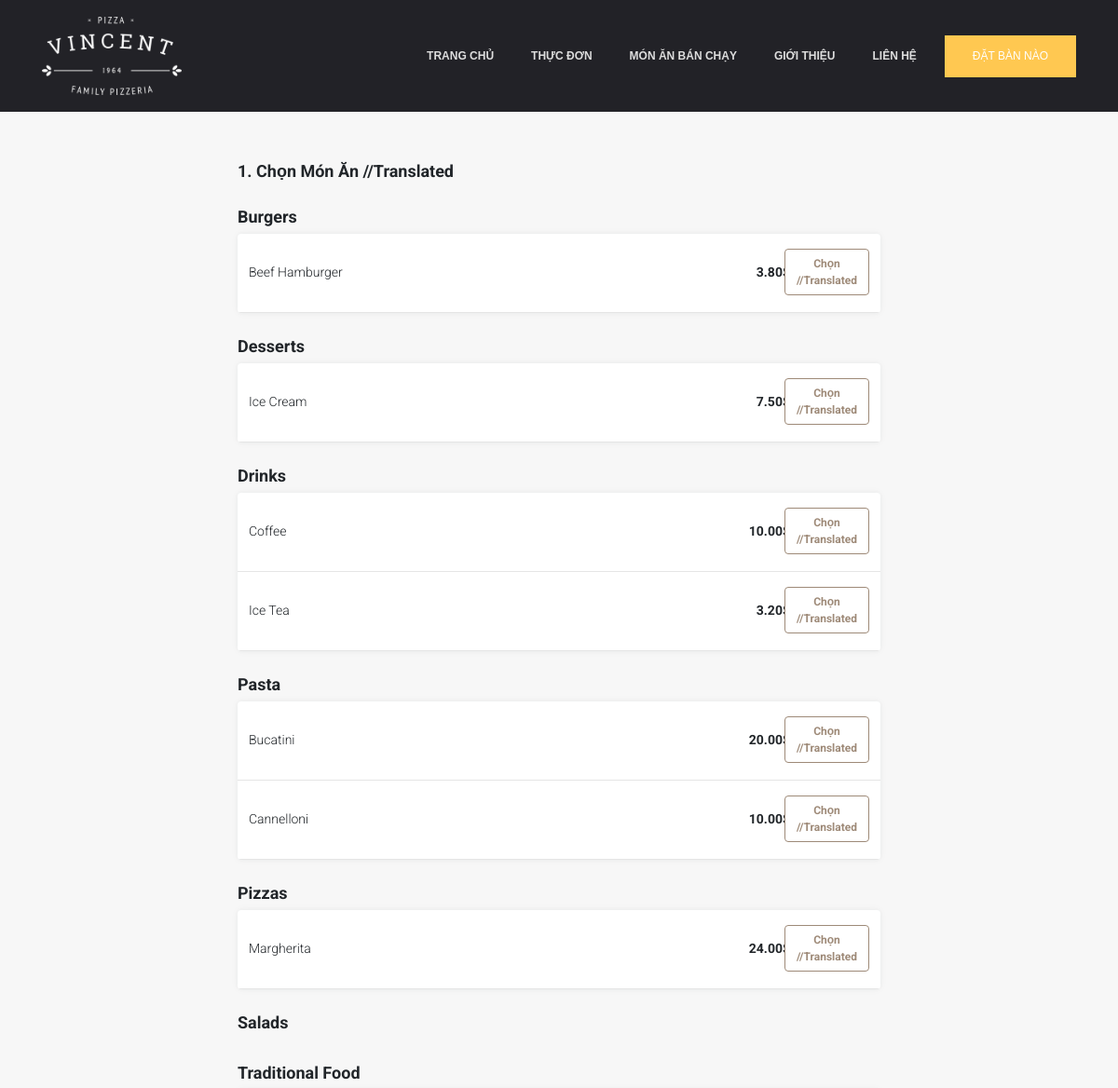
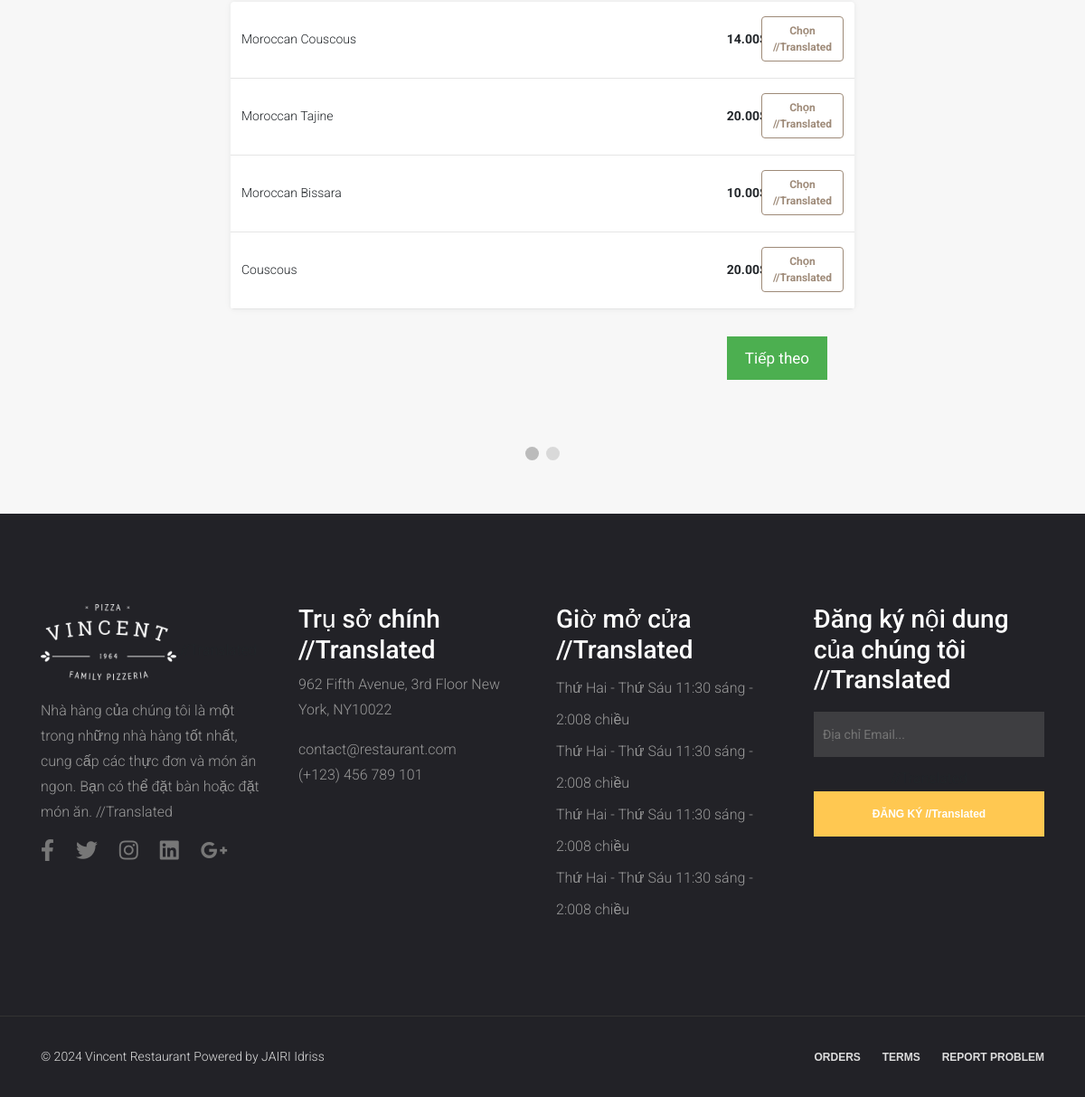
Page /order_food.php on the committed database (2 pictures, top to bottom).
### tables this page shows
CREATE TABLE `menu_categories` (
  `category_id` int(3) NOT NULL,
  `category_name` varchar(50) NOT NULL
);

CREATE TABLE `menus` (
  `menu_id` int(5) NOT NULL,
  `menu_name` varchar(100) NOT NULL,
  `menu_description` varchar(255) NOT NULL,
  `menu_price` decimal(6,2) NOT NULL,
  `menu_image` varchar(255) NOT NULL,
  `category_id` int(3) NOT NULL
);

### order_food.php (the view, shortened to what this page needs)
<?php
include "connect.php";
include "Includes/templates/header.php";
include "Includes/templates/navbar.php";
?>
<section class="order_food_section">
    <form method="post" id="order_food_form" action="order_food.php">
        <div class="select_menus_tab order_food_tab" id="menus_tab">
            <div class="text_header">
                    <span>
                        1. Chọn Món Ăn //Translated
                    </span>
            </div>
            <div>
                <?php
                $stmt = $con->prepare("Select * from menu_categories");
                $stmt->execute();
                $menu_categories = $stmt->fetchAll();
                foreach($menu_categories as $category)
                {
                    ?>
                    <div class="text_header">
									<span>
										<?php echo $category['category_name']; ?>
									</span>
                    </div>
                    <div class="items_tab">
                        <?php
                        $stmt = $con->prepare("Select * from menus where category_id = ?");
                        $stmt->execute(array($category['category_id']));
                        $rows = $stmt->fetchAll();
                        foreach($rows as $row)
                        {
                            echo "<div class='itemListElement'>";
                            echo "<div class = 'item_details'>";
                            echo "<div>";
                            echo $row['menu_name'];
                            echo "</div>";
                            echo "<div class = 'item_select_part'>";
                            echo "<div class = 'menu_price_field'>";
                            echo "<span style = 'font-weight: bold;'>";
                            echo $row['menu_price']."$";
                            echo "</span>";
                            echo "</div>";
                            ?>
                            <div class="select_item_bttn">
                                <div class="btn-group-toggle" data-toggle="buttons">
                                    <label class="menu_label item_label btn btn-secondary">
                                        <input type="checkbox"  name="selected_menus[]" value="<?php echo $row['menu_id'] ?>" autocomplete="off">Chọn //Translated
                                    </label>
                                </div>
                            </div>
                            <?php
                            echo "</div>";
                            echo "</div>";
                            echo "</div>";
                        }
                        ?>
                    </div>
                    <?php
                }
                ?>
            </div>
        </div>
        <div style="overflow:auto;padding: 30px;">
            <div style="float:right;">
                <button type="button" id="nextBtn" class="next_prev_buttons" onclick="nextPrev(1)">Tiếp theo //Translated</button>
            </div>
        </div>
        <div style="text-align:center;margin-top:40px;">
            <span class="step"></span>
            <span class="step"></span>
        </div>
    </form>
</section>
<section class="widget_section" style="background-color: #222227;padding: 100px 0;">
    <div class="container">
        <div class="row">
            <div class="col-lg-3 col-md-6">
                <div class="footer_widget">
                    <img src="Design/images/restaurant-logo.png" alt="Logo nhà hàng" style="width: 150px;margin-bottom: 20px;"> //Translated
                    <p>
                        Nhà hàng của chúng tôi là một trong những nhà hàng tốt nhất, cung cấp các thực đơn và món ăn ngon. Bạn có thể đặt bàn hoặc đặt món ăn. //Translated
                    </p>
                    <ul class="widget_social">
                        <li><a href="#" data-toggle="tooltip" title="Facebook"><i class="fab fa-facebook-f fa-2x"></i></a></li>
                        <li><a href="#" data-toggle="tooltip" title="Twitter"><i class="fab fa-twitter fa-2x"></i></a></li>
                        <li><a href="#" data-toggle="tooltip" title="Instagram"><i class="fab fa-instagram fa-2x"></i></a></li>
                        <li><a href="#" data-toggle="tooltip" title="LinkedIn"><i class="fab fa-linkedin fa-2x"></i></a></li>
                        <li><a href="#" data-toggle="tooltip" title="Google+"><i class="fab fa-google-plus-g fa-2x"></i></a></li>
                    </ul>
                </div>
            </div>
            <div class="col-lg-3 col-md-6">
                <div class="footer_widget">
                    <h3>Trụ sở chính //Translated</h3>
                    <p>
                        962 Fifth Avenue, 3rd Floor New York, NY10022
                    </p>
                    <p>
                        contact@restaurant.com
                        <br>
                        (+123) 456 789 101
                    </p>
                </div>
            </div>
            <div class="col-lg-3 col-md-6">
                <div class="footer_widget">
                    <h3>
                        Giờ mở cửa //Translated
                    </h3>
                    <ul class="opening_time">
                        <li>Thứ Hai - Thứ Sáu 11:30 sáng - 2:008 chiều</li>
                        <li>Thứ Hai - Thứ Sáu 11:30 sáng - 2:008 chiều</li>
                        <li>Thứ Hai - Thứ Sáu 11:30 sáng - 2:008 chiều</li>
                        <li>Thứ Hai - Thứ Sáu 11:30 sáng - 2:008 chiều</li>
                    </ul>
                </div>
            </div>
            <div class="col-lg-3 col-md-6">
                <div class="footer_widget">
                    <h3>Đăng ký nội dung của chúng tôi //Translated</h3>
                    <div class="subscribe_form">
                        <form action="#" class="subscribe_form" novalidate="true">
                            <input type="email" name="EMAIL" id="subs-email" class="form_input" placeholder="Địa chỉ Email..."> //Translated
                            <button type="submit" class="submit">ĐĂNG KÝ //Translated</button>
                        </form>
                    </div>
                </div>
            </div>
        </div>
    </div>
</section>
<?php include "Includes/templates/footer.php"; ?>

### Design/css/main.css (style rules this page uses)
a, a:hover { text-decoration: none !important; }
ul { display: block; list-style: none; padding: 0; margin: 0; }
html { scroll-behavior: smooth; }
body { font-family: 'Roboto', sans-serif; font-size: 16px; line-height: 28px; font-weight: 300; }
.widget_social { display: block; text-align: left; }
.widget_social li { display: inline-block; }
.widget_social li a { color: #777; font-size: 12px; margin-right: 20px; }
.footer_widget p { color: #999; }
.footer_widget h3 { color: #fff; }
.subscribe_form { display: block; text-align: center; padding: 5px 0; }
.subscribe_form .form_input { display: block; background-color: rgba(119, 119, 119, 0.33); color: #fff; border: none; font-size: 14px; line-height: 50px; padding: 0 10px; float: left; width: 100%; margin-bottom: 10px; transition: all 0.5s ease-in-out; }
.opening_time li { color: #999; line-height: 35px; }
.subscribe_form .submit { background-color: #ffc851; color: #fff; font-family: "Work Sans", sans-serif; font-size: 12px; font-weight: 600; line-height: 50px; display: inline-block; padding: 0 10px; float: left; width: 100%; cursor: pointer; border: none; transition: all 0.5s ease-in-out; }

### order_food.php (style rules this page uses)
body { background: #f7f7f7; }
.text_header { margin-bottom: 5px; font-size: 18px; font-weight: bold; line-height: 1.5; margin-top: 22px; text-transform: capitalize; }
.items_tab { border-radius: 4px; background-color: white; overflow: hidden; box-shadow: 0 0 5px 0 rgba(60, 66, 87, 0.04), 0 0 10px 0 rgba(0, 0, 0, 0.04); }
.itemListElement { font-size: 14px; line-height: 1.29; border-bottom: solid 1px #e5e5e5; cursor: pointer; padding: 16px 12px 18px 12px; }
.item_details { width: auto; display: -webkit-box; display: -moz-box; display: -ms-flexbox; display: -webkit-flex; display: flex; flex-direction: row; justify-content: space-between; align-items: center; -webkit-box-orient: horizontal; -webkit-box-direction: normal; -webkit-flex-direction: row; -webkit-box-pack: justify; -webkit-justify-content: space-between; -webkit-box-align: center; -webkit-align-items: center; }
.item_label { color: #9e8a78; border-color: #9e8a78; background: white; font-size: 12px; font-weight: 700; }
.item_select_part { display: flex; -webkit-box-pack: justify; justify-content: space-between; -webkit-box-align: center; align-items: center; flex-shrink: 0; }
.select_item_bttn { width: 55px; display: flex; margin-left: 30px; -webkit-box-pack: end; justify-content: flex-end; }
.menu_price_field { width: auto; display: flex; margin-left: 30px; -webkit-box-align: baseline; align-items: baseline; }
.order_food_section { max-width: 720px; margin: 50px auto; padding: 0px 15px; }
.step { height: 15px; width: 15px; margin: 0 2px; background-color: #bbbbbb; border: none; border-radius: 50%; display: inline-block; opacity: 0.5; }
.step.active { opacity: 1; }
.order_food_tab { display: none; }
.next_prev_buttons { background-color: #4CAF50; color: #ffffff; border: none; padding: 10px 20px; font-size: 17px; cursor: pointer; }

### rows in the picture
menu_categories: category_name "Burgers"
menus: menu_name "Beef Hamburger", menu_price "3.80"
menu_categories: category_name "Desserts"
menus: menu_name "Ice Cream", menu_price "7.50"
menu_categories: category_name "Drinks"
menus: menu_name "Coffee", menu_price "10.00"
menus: menu_name "Ice Tea", menu_price "3.20"
menu_categories: category_name "Pasta"
menus: menu_name "Bucatini", menu_price "20.00"
menus: menu_name "Cannelloni", menu_price "10.00"
menu_categories: category_name "Pizzas"
menus: menu_name "Margherita", menu_price "24.00"
menu_categories: category_name "Salads"
menu_categories: category_name "Traditional Food"
menus: menu_name "Moroccan Couscous", menu_price "14.00"
menus: menu_name "Moroccan Tajine", menu_price "20.00"
menus: menu_name "Moroccan Bissara", menu_price "10.00"
menus: menu_name "Couscous", menu_price "20.00"
